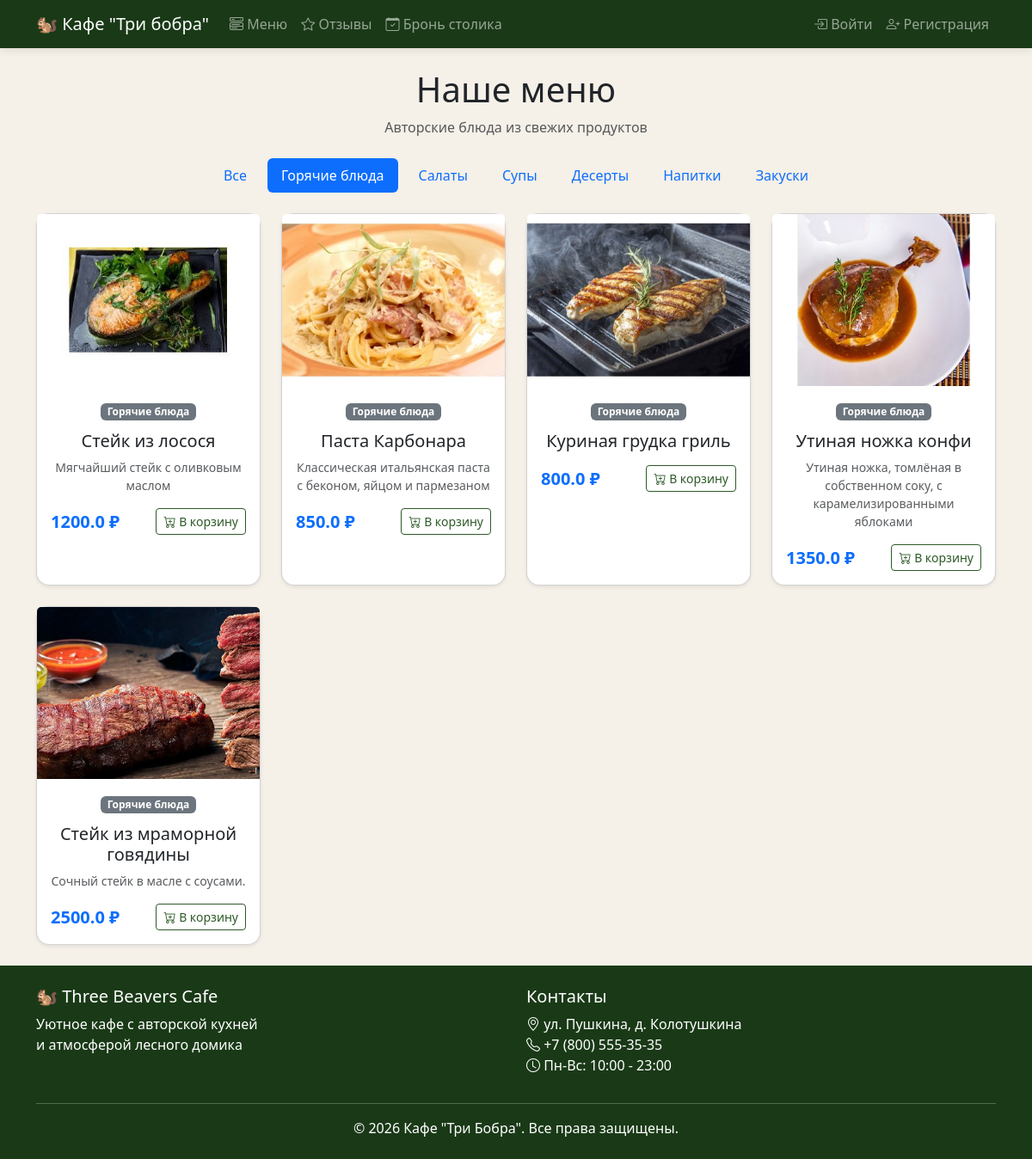
The app's page /menu?category=1 with its own data.
### models.py (models this page shows)
class Category(db.Model):
    id = db.Column(db.Integer, primary_key=True)
    name = db.Column(db.String(50), unique=True, nullable=False)
    items = db.relationship("MenuItem", backref="category", lazy=True)

class MenuItem(db.Model):
    id = db.Column(db.Integer, primary_key=True)
    name = db.Column(db.String(100), nullable=False)
    description = db.Column(db.Text, nullable=True)
    price = db.Column(db.Float, nullable=False)
    image_url = db.Column(db.String(300), default="default-food.jpg")
    available = db.Column(db.Boolean, default=True)
    category_id = db.Column(db.Integer, db.ForeignKey("category.id"), nullable=False)

### routes/menu.py (the view)
@menu_bp.route("/menu")
def menu():
    category_id = request.args.get("category", type=int)
    if category_id:
        items = MenuItem.query.filter_by(available=True, category_id=category_id).all()
    else:
        items = MenuItem.query.filter_by(available=True).all()
    categories = Category.query.all()
    cart_count = 0
    if current_user.is_authenticated:
        cart_count = sum(item.quantity for item in current_user.cart_items)
    return render_template("menu.html", items=items, categories=categories, cart_count=cart_count)

### templates/menu.html (shortened to what this page needs)
{% extends "base.html" %}
{% block content %}
<div class="container">
    <h1 class="text-center mb-2">Наше меню</h1>
    <p class="text-center text-muted mb-4">Авторские блюда из свежих продуктов</p>
    <div class="row mb-4">
        <div class="col">
            <nav class="nav nav-pills justify-content-center flex-wrap gap-2">
                <a class="nav-link {% if not request.args.get('category') %}active{% endif %}"
                   href="{{ url_for('menu.menu') }}">Все</a>
                {% for category in categories %}
                <a class="nav-link {% if request.args.get('category')|int == category.id %}active{% endif %}"
                   href="{{ url_for('menu.menu', category=category.id) }}">
                    {{ category.name }}
                </a>
                {% endfor %}
            </nav>
        </div>
    </div>
    <div class="row g-4">
        {% if items %}
        {% for item in items %}
        <div class="col-md-3">
            <div class="card h-100 shadow-sm">
                <img src="{{ url_for('static', filename='images/menu/' + item.image_url) }}"
                     class="card-img-top" alt="{{ item.name }}"
                     style="height: 200px; object-fit: cover;">
                <div class="card-body text-center">
                    <span class="badge bg-secondary mb-2">{{ item.category.name }}</span>
                    <h5 class="card-title mt-1">{{ item.name }}</h5>
                    <p class="card-text text-muted small">{{ item.description }}</p>
                    <div class="d-flex justify-content-between align-items-center mt-3">
                        <span class="fw-bold text-primary fs-5">{{ item.price }} ₽</span>
                        {% if current_user.is_authenticated %}
                        <form method="POST" action="{{ url_for('cart.add_to_cart', item_id=item.id) }}"
                              style="display: inline;">
                            <button type="submit" class="btn btn-sm btn-outline-primary">
                                <i class="bi bi-cart-plus"></i> В корзину
                            </button>
                        </form>
                        {% else %}
                        <a href="{{ url_for('auth.login') }}" class="btn btn-sm btn-outline-primary">
                            <i class="bi bi-cart-plus"></i> В корзину
                        </a>
                        {% endif %}
                    </div>
                </div>
            </div>
        </div>
        {% endfor %}
        {% else %}
        <div class="col-12 text-center py-5">
            <span style="font-size: 80px;">🍽️</span>
            <h3 class="mt-3">Меню пока пустое</h3>
            <p class="text-muted">Скоро мы добавим блюда</p>
        </div>
        {% endif %}
    </div>
</div>
{% endblock %}

### static/css/style.css (style rules this page uses)
:root { --beaver-green: #2d5a27; --beaver-dark: #1a3a17; --beaver-light: #4a7c43; --beaver-gold: #c4a35a; --beaver-cream: #f5f0e8; --beaver-brown: #6b4f3c; }
.btn-outline-primary { color: var(--beaver-green); border-color: var(--beaver-green); }
.card { border-radius: 15px; transition: transform 0.3s, box-shadow 0.3s; }
.nav-link { transition: color 0.3s; }
body { background-color: var(--beaver-cream); min-height: 100vh; display: flex; flex-direction: column; }

### records on screen
Category: name "Горячие блюда"
Category: name "Салаты"
Category: name "Супы"
Category: name "Десерты"
Category: name "Напитки"
Category: name "Закуски"
MenuItem: image_url (picture), category.name "Горячие блюда", name "Стейк из лосося", description "Мягчайший стейк с оливковым маслом", price "1200.0"
MenuItem: image_url (picture), category.name "Горячие блюда", name "Паста Карбонара", description "Классическая итальянская паста с беконом, яйцом и пармезаном", price "850.0"
MenuItem: image_url (picture), category.name "Горячие блюда", name "Куриная грудка гриль", price "800.0"
MenuItem: image_url (picture), category.name "Горячие блюда", name "Утиная ножка конфи", description "Утиная ножка, томлёная в собственном соку, с карамелизированными яблоками", price "1350.0"
MenuItem: image_url (picture), category.name "Горячие блюда", name "Стейк из мраморной говядины", description "Сочный стейк в масле с соусами.", price "2500.0"
